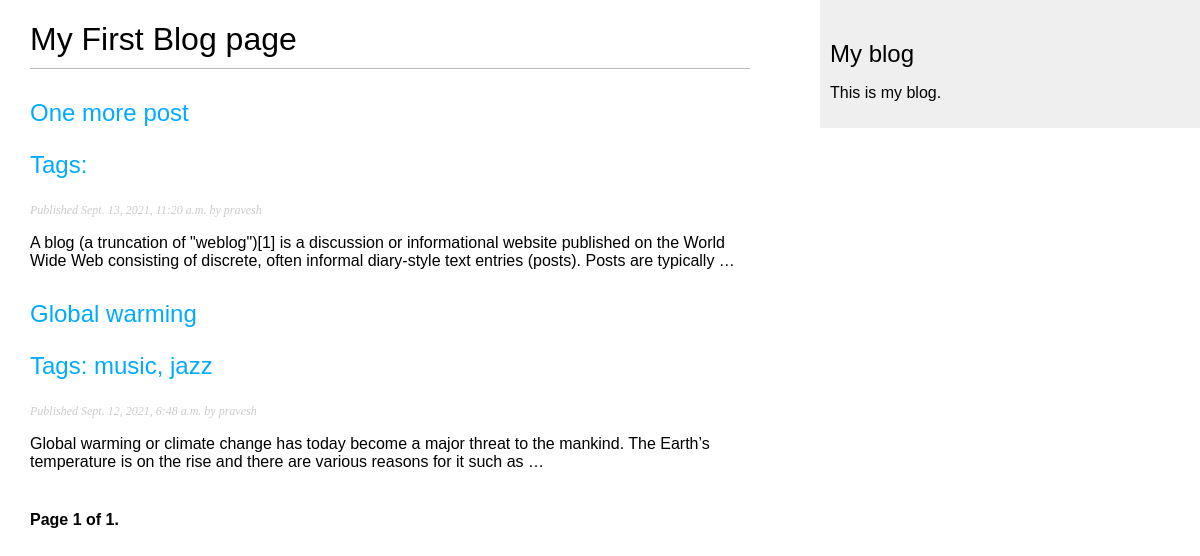
/blog/, run on an earlier commit of the app's database.
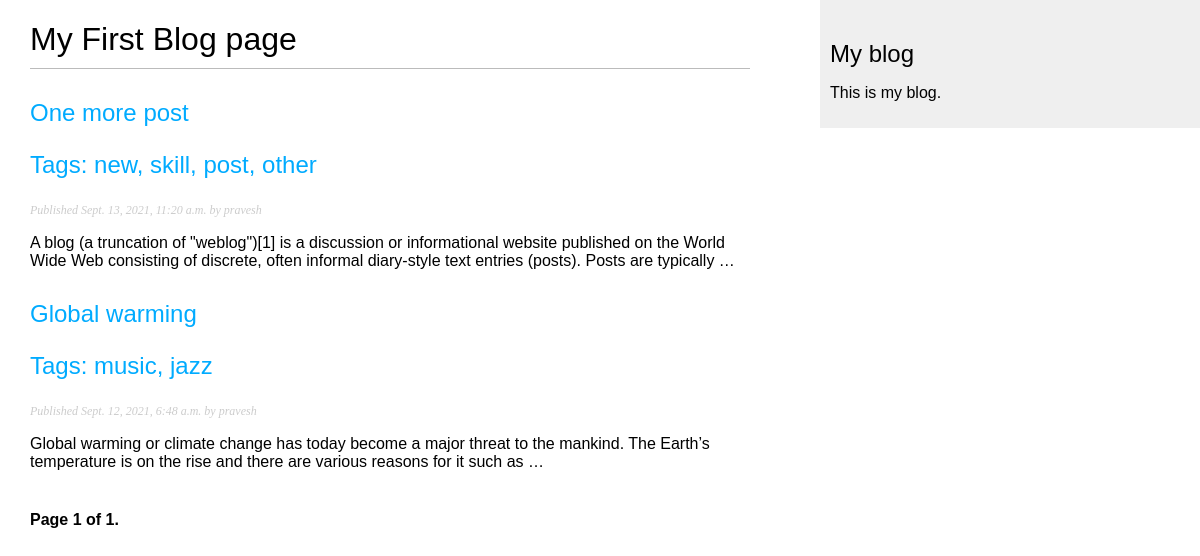
And on a later commit of the database.
### blog/models.py (models this page shows, shortened)
class Post(models.Model):
    objects = models.Manager()              #default manager
    published = PublishedManager()          #custom manager
    STATUS_CHOICES = (
        ('draft', 'Draft'),
        ('published', 'Published'),
        )
    title = models.CharField(max_length=250)
    slug = models.SlugField(
        max_length=250,
        unique_for_date='publish'
        )
    author = models.ForeignKey(
        User,
        on_delete=models.CASCADE,
        related_name='blog_posts'
        )
    body = models.TextField()
    publish = models.DateTimeField(default=timezone.now)
    created = models.DateTimeField(auto_now_add=True)
    updated = models.DateTimeField(auto_now=True)
    status = models.CharField(
        max_length=10,
        choices=STATUS_CHOICES,
        default='draft'
        )
    tags = TaggableManager()      #The tags manager allows to add, retrieve, and remove tags from Post
    def get_absolute_url(self):
        return reverse(
            'blog:post_detail',
            args=[self.publish.year,
                self.publish.month,
                self.publish.day,
                self.slug]
        )
    class Meta:
        ordering = ('-publish',)

### blog/views.py (the view)
# urls.py: path('',views.post_list, name='post_list'),
def post_list(request):
    object_list = Post.published.all()
    paginator = Paginator(object_list, per_page=3)      #3 posts in each page
    page = request.GET.get('page')
    try:
        posts = paginator.page(page)
    except PageNotAnInteger:
        posts = paginator.page(1)
    except EmptyPage:
        posts = paginator.page(paginator.num_pages)
    return render(
        request,
        'blog/post/list.html',
        {'page': page,
         'posts': posts}
    )

### blog/models.py (called while the page is built)
    def get_queryset(self):
        return super(PublishedManager, self).get_queryset().filter(status='published')

### blog/templates/blog/post/list.html (shortened to what this page needs)
{% extends "blog/base.html" %}
{% block content %}
    <h1>My First Blog page</h1>
    {% for post in posts %}
        <h2>
            <a href="{{ post.get_absolute_url }}">
                {{ post.title }}
                <p class="tags">Tags: {{post.tags.all|join:", "}}</p>
            </a>
        </h2>
        <p class="date">
            Published {{ post.publish }} by {{ post.author }}
        </p>
        {{ post.body|truncatewords:30|linebreaks }}
    {% endfor %}
    {% include "pagination.html" with page=posts %}
{% endblock %}

What changed in the data, as far as the page shows it:
changed Post "One more post": tags.all (not shown) → "new, skill, post, other"
